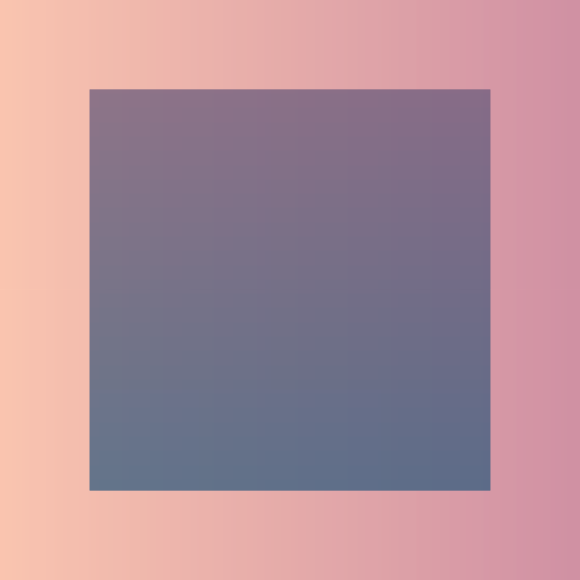
Frame 1 (no input)
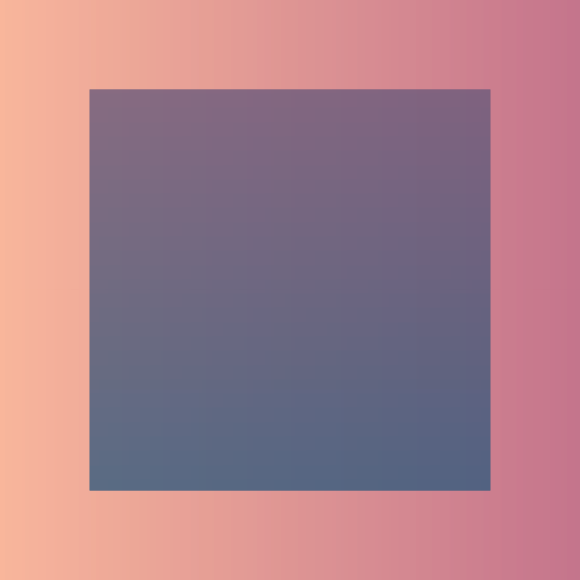
Frame 2 (the mouse pressed at the canvas centre, redrawn once)

The p5.js sketch that drew these frames (run headless with seeded random() and noise() and a simulated clock; the mouse was pressed at the canvas centre and the sketch redrawn once):

// p5.js sketch
// ── sketch.js
// Constants
var Y_AXIS = 1;
var X_AXIS = 2;
var b1, b2, c1, c2, c3, c4;
var myRed;
var myGreen;
var myBlue;
var mySize;
var myX;
var myY;

function setup() {
  createCanvas(580, 580);

  // Define colors
  b1 = color(192, 108, 133);
  b2 = color(248, 177, 149);
  c1 = color(52, 93, 126);
  c2 = color(108, 92, 124);

  noLoop();
}

function draw() {
  // Background
  setGradient(0, 0, width, height, b1, b2, X_AXIS);
  // Foreground
  setGradient(90, 90, 400, 400, c1, c2, Y_AXIS);
  
}

function setGradient(x, y, w, h, c1, c2, axis) {

  noFill();

  if (axis == Y_AXIS) {  // Top to bottom gradient
    for (var i = y; i <= y+h; i++) {
      var inter = map(i, y, y+h, 0, 1);
      var c = lerpColor(c2, c1, inter);
      stroke(c);
      line(x, i, x+w, i);
    }
  }  
  else if (axis == X_AXIS) {  // Left to right gradient
    for (var i = x; i <= x+w; i++) {
      var inter = map(i, x, x+w, 0, 1);
      var c = lerpColor(c2, c1, inter);
      stroke(c);
      line(i, y, i, y+h);
    }
  }
}

function mouseClicked(){
  if (mouseIsPressed) {
    ellipse(100, 100, 98), fill(242, 114, 128), noStroke();
    ellipse(100, 100, 100), fill(192, 108, 133), noStroke();
    ellipse(290, 290, 100), fill(108, 92, 124), noStroke();
    ellipse(500, 500, 100), fill(108, 92, 124), noStroke();
  } else {
    background (255);
    ellipse(100, 100, 98), fill(242, 114, 128), noStroke();
    ellipse(100, 100, 100), fill(192, 108, 133), noStroke();
    ellipse(290, 290, 100), fill(108, 92, 124), noStroke();
    ellipse(500, 500, 100), fill(108, 92, 124), noStroke();
  }
}
